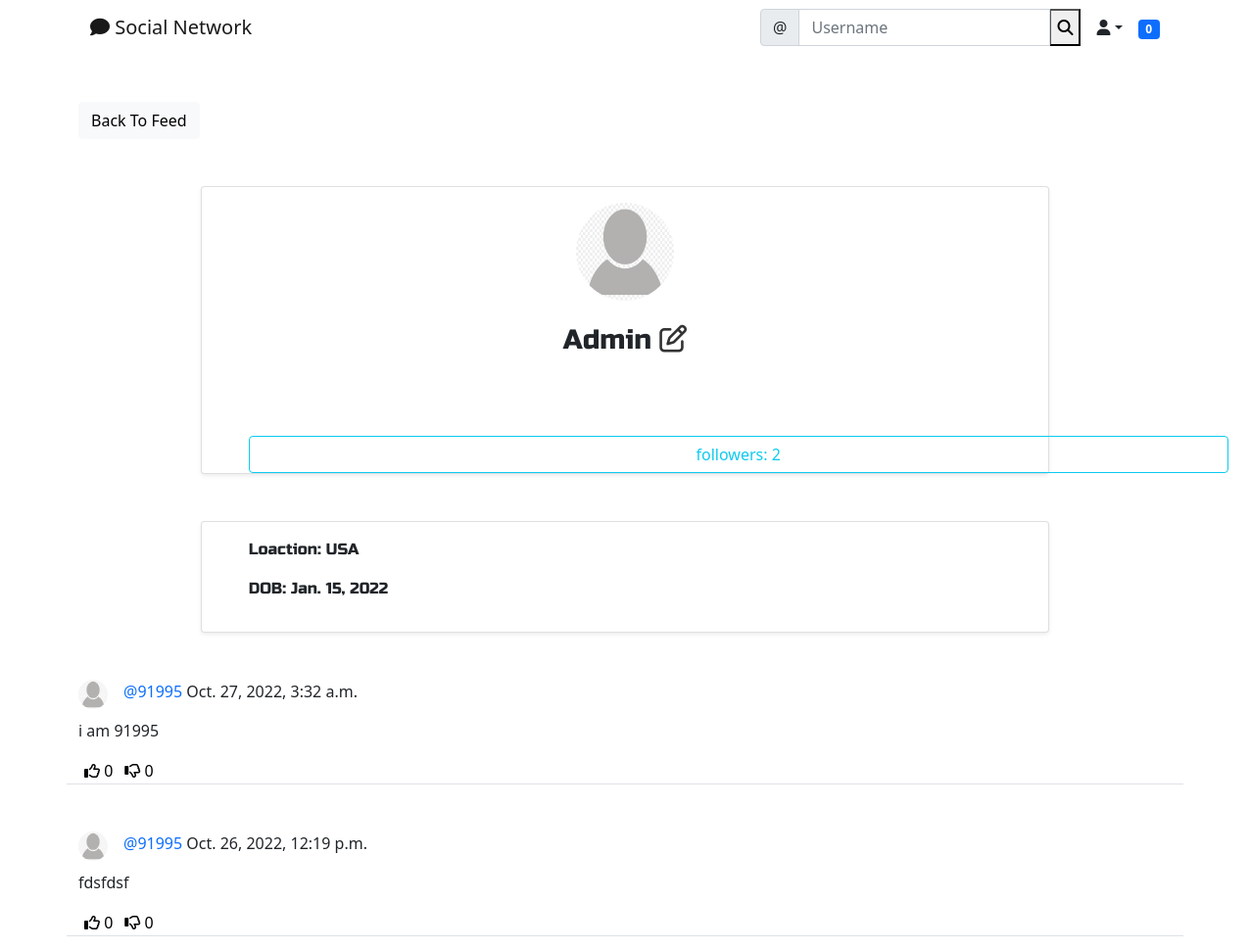
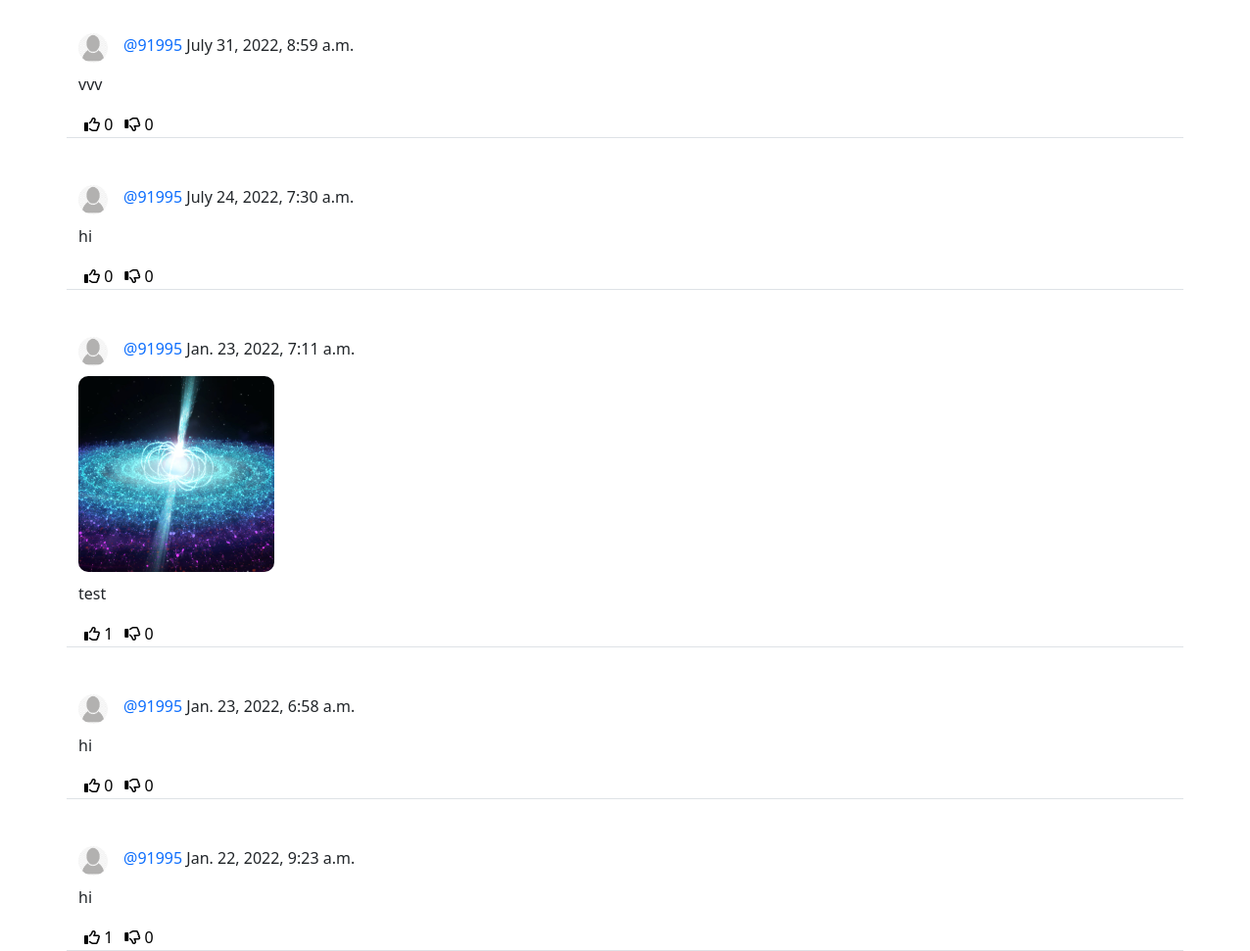
The page /social/profile/1 (signed in) on the database its author committed (2 pictures, top to bottom).
### social/models.py (models this page shows)
class UserProfile(models.Model):
    user = models.OneToOneField(User, primary_key=True, verbose_name='user',
                                related_name='profile', on_delete=models.CASCADE)
    name = models.CharField(max_length=30, blank=True, null=True)
    bio = models.TextField(max_length=500, blank=True, null=True)
    birth_date = models.DateField(blank=True, null=True)
    location = models.CharField(max_length=100, blank=True, null=True)
    picture = models.ImageField(upload_to='uploads/profile_pictures',
                                default='uploads/profile_pictures/default.png', blank=True)
    followers = models.ManyToManyField(
        User, blank=True, related_name='followers')
    online = models.BooleanField(default=False)

class Post(models.Model):
    body = models.TextField()
    image = models.ImageField(
        upload_to="uploads/post_photos", null=True, blank=True)
    created_on = models.DateTimeField(default=timezone.now)
    author = models.ForeignKey(User, on_delete=models.CASCADE)
    likes = models.ManyToManyField(User, blank=True, related_name='likes')
    dislikes = models.ManyToManyField(
        User, blank=True, related_name='dislikes')

### social/views.py (the view)
# urls.py: path('profile/<int:pk>', ProfileView.as_view(), name='profile'),
class ProfileView(View):
    def get(self, request, pk, *args, **kwargs):
        profile = UserProfile.objects.get(pk=pk)
        user = profile.user
        posts = Post.objects.filter(author=user).order_by('-created_on')
        followers = profile.followers.all()
        number_of_followers = len(followers)
        chats = Chats.objects.all()
        if len(followers) == 0:
            is_following = False
        for follower in followers:
            if follower == request.user:
                is_following = True
                break
            else:
                is_following = False
        context = {
            'user': user,
            'profile': profile,
            'posts': posts,
            'number_of_followers': number_of_followers,
            'is_following': is_following,
            'chats': chats
        }
        return render(request, 'social/profile.html', context)

### landing/templatetags/custom_tags.py (called while the page is built)
@register.inclusion_tag('social/show_notifications.html', takes_context=True)
def show_notifications(context):
    request_user = context['request'].user
    notifications = Notification.objects.filter(
        to_user=request_user).exclude(user_has_seen=True).order_by('-date')
    return {'notifications': notifications}

### social/templates/social/profile.html (shortened to what this page needs)
{% extends "landing/base.html" %}
{% block content %}
<div class="container">
  <div class="row mt-5">
    <div class="col md-3 col-sm-6">
      <a href="{% url 'post_list' %}" class="btn btn-light">Back To Feed</a>
    </div>
  </div>
</div>
<div class="row justify-content-center mt-5">
  <div class="card shadow-sm col-md-8 col-sm-12 corder-bottom px-5 pt-3">
    <div class="text-center">
      <img src="{{profile.picture.url}}" alt="" class="rounded-circle" width="100" height="100">
      <h3 class="py-4" style="font-family: 'Russo One', sans-serif;">
        {% if profile.name %}
        <span id="username">{{profile.name}}</span>
        {% if request.user == user %}
        <a href="{%url 'profile_edit' profile.pk%}" style="color: #333"> <i class="far fa-edit"></i> </a>
        {% endif %}
        {% else %}
        {{user.username}} <span>
          {% if request.user == user %}
          <a href="{%url 'profile_edit' profile.pk%}" style="color: #333"> <i class="far fa-edit"></i> </a>
          {% endif %}
          {% endif %}
      </h3>
    </div>
    <div class="justify-content-center mt-5">
      {% if  profile.user != request.user%}
      <form class="btn-group" role="group" id="chat-create">
        {% csrf_token %}
        <button type="submit" name="button" class="btn btn-outline-success">Message</button>
      </form>
    </div>
    <script type="text/javascript">
      const chatForm = document.getElementById('chat-create')
      const span = document.getElementById('username');
      chatForm.addEventListener('submit', function(e) {
        $.ajax({
          type: 'POST',
          url: 'http://127.0.0.1:8000/real-time-chats/chat/create',
          data: {
            user1: "{{profile.user.username}}",
            user2: "{{request.user.username}}",
            csrfmiddlewaretoken: $('input[name=csrfmiddlewaretoken]').val(),
          },
          success: function(e) {
              url = `http://127.0.0.1:8000/real-time-chats/chat/${e.thread}`
              window.location.href = url
          },
          complete: function(response, textStatus) {
            console.log("Hey: " + textStatus);
          }
        })
      })
    </script>
    {%else%}
    <a href="{% url 'list_followers' profile.pk%}" type="a" style="text-decoration: none; margin-right:25px;width: 1000px" class="btn btn-outline-info">followers: {{number_of_followers}}</a>
    {% endif %}
  </div>
</div>
</div>
<div class="row justify-content-center mt-5">
  <div class="card shadow-sm col-md-8 col-sm-12 corder-bottom px-5 py-3">
    {% if profile.location %}<p class="" style="font-family: 'Russo One', sans-serif;">Loaction: {{profile.location}}</p> {% endif %}
    {% if profile.birth_date %}<p class="" style="font-family: 'Russo One', sans-serif;">DOB: {{profile.birth_date}}</p> {% endif %}
  </div>
</div>
{% for post in  posts %}
<div class="container">
  <div class="row justify-content-center mt-5 position-relative">
    <div class="col md-5 col-sm-12 border-bottom">
      <div class="">
        <a href="{% url 'profile' post.author.profile.pk%}">
          <img src="{{post.author.profile.picture.url}}" alt="" class="rounded-circle" style="float: left; margin-right: 1rem" height="30" width="30">
          <p style="padding-top: 0.5 rem;">
            <a href="{% url 'profile' post.author.profile.pk%}" style="text-decoration: none" class="text-primary"> @{{post.author}} </a> {{post.created_on}}
          </p>
        </a>
      </div>
      <div class="position-relative">
        {% if post.image %}
        <img src="{{post.image.url}}" class="post-image" />
        {% endif %}
        <p>{{post.body}}</p>
      </div>
      <div class="d-flex flex-row">
        <form class="" action="{% url 'like' post.pk%}" method="post">
          <button type="submit" style="background-color: transparent; border: none; box-shadow: none;"> <i class="far fa-thumbs-up"></i> <span>{{post.likes.all.count}}</span> </button>
        </form>
        <form class="" action="{% url 'dislike' post.pk%}" method="post">
          <button type="submit" style="background-color: transparent; border: none; box-shadow: none;"> <i class="far fa-thumbs-down"></i> <span>{{post.dislikes.all.count}}</span> </button>
        </form>
      </div>
    </div>
  </div>
</div>
{% endfor %}
{% endblock %}

### landing/templates/landing/base.html (shortened to what this page needs)
<!DOCTYPE html>
{% load static %} {%load crispy_forms_tags%}
<html lang="en">
  <head>
    <link
      href="https://cdn.jsdelivr.net/npm/bootstrap@5.0.2/dist/css/bootstrap.min.css"
      rel="stylesheet"
    />
  </head>
  <body>
    {% include "landing/navbar.html" %} {% block content %}{% endblock %}
  </body>
</html>

### landing/templates/landing/navbar.html (shortened to what this page needs)
{% load custom_tags %}
<div class="container">
<nav class="navbar navbar-expand-lg navbar-light">
  <div class="container-fluid">
    <a class="navbar-brand"
    {% if user.is_authenticated %}
      href="{%url 'post_list'%}"
    {% else %}
     href="{%url 'index'%}"
    {% endif %}
      >
    <i class="fas fa-comment"></i>   Social Network</a>
    <div class="collapse navbar-collapse" id="navbarTogglerDemo03">
      <form class="d-flex" method="get" action="{% url 'search' %}">
        <div class="input-group">
          <span class="input-group-text" id="basic-addon1">@</span>
          <input type="text" class="form-control" placeholder="Username" aria-label="Username" aria-describedby="basic-addon1" name="query" value="{{ request.GET.query }}">
          <button type="submit" style="order: none; background-color: transparent: box-shadow: none;"> <i class="fas fa-search"></i> </button>
        </div>
      </form>
    {% if user.is_authenticated %}
      <div class="nav-item dropdown">
        <a class="nav-link dropdown-toggle text-dark" data-bs-toggle="dropdown" role="button" aria-expanded="false"><i class="fas fa-user"></i></a>
      </div>
      <div class="nav-item">
        {% show_notifications %}
      </div>
    {%endif%}
  </div>
</nav>
</div>

### social/templates/social/show_notifications.html (shortened to what this page needs)
<div class="dropdown">
  <span class="badge bg-primary notification-badge" style="transition: 0.3s;" onclick="showNotification()">{{notifications.count}}</span>
  </div>

### landing/templates/landing/base.html (style rules this page uses)
.notification-badge { transition: 0.3s; }
.dropdown { position: relative; display: inline-block; }
.post-image { max-width: 100%; max-height: 200px; border-radius: 10px; margin-bottom: 10px; }
:root { --send-bg: #0B93F6; --send-color: white; --receive-bg: #E5E5EA; --receive-text: black; --page-background: white; }

### rows shown on the page
UserProfile: picture (placeholder picture), name "Admin", location "USA", birth_date "Jan. 15, 2022"
Post: author.profile.picture (placeholder picture), author "91995", created_on "Oct. 27, 2022, 3:32 a.m.", body "i am 91995", likes.all.count "0", dislikes.all.count "0"
Post: author.profile.picture (placeholder picture), author "91995", created_on "Oct. 26, 2022, 12:19 p.m.", body "fdsfdsf", likes.all.count "0", dislikes.all.count "0"
Post: author.profile.picture (placeholder picture), author "91995", created_on "July 31, 2022, 8:59 a.m.", body "vvv", likes.all.count "0", dislikes.all.count "0"
Post: author.profile.picture (placeholder picture), author "91995", created_on "July 24, 2022, 7:30 a.m.", body "hi", likes.all.count "0", dislikes.all.count "0"
Post: author.profile.picture (placeholder picture), author "91995", created_on "Jan. 23, 2022, 7:11 a.m.", image (picture), body "test", likes.all.count "1", dislikes.all.count "0"
Post: author.profile.picture (placeholder picture), author "91995", created_on "Jan. 23, 2022, 6:58 a.m.", body "hi", likes.all.count "0", dislikes.all.count "0"
Post: author.profile.picture (placeholder picture), author "91995", created_on "Jan. 22, 2022, 9:23 a.m.", body "hi", likes.all.count "1", dislikes.all.count "0"

### other values the page prints
{{ notifications.count }} "0"
{{ number_of_followers }} "2"
